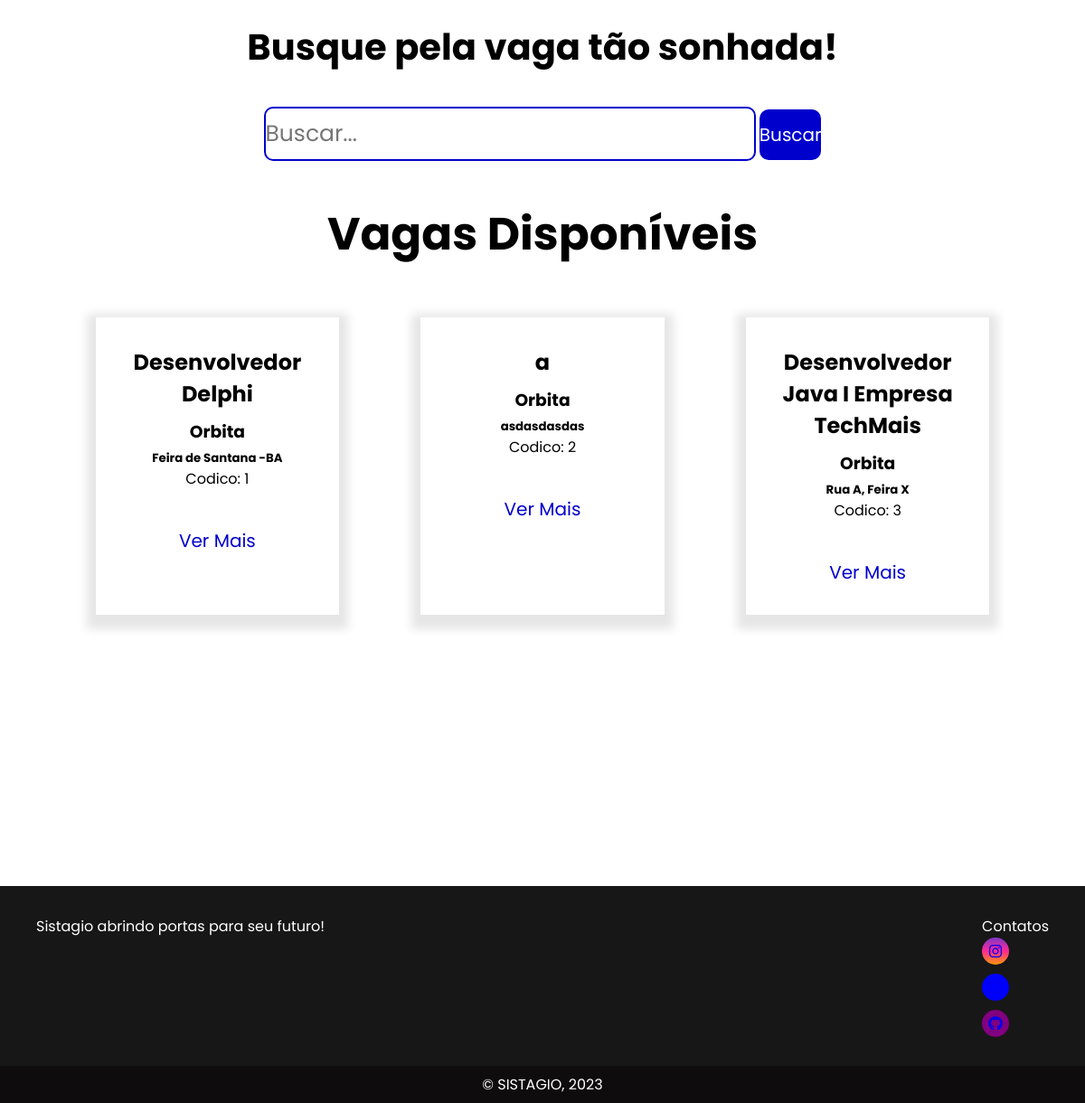
The page /vagas/ (signed in, lower part) on the database as committed earlier.
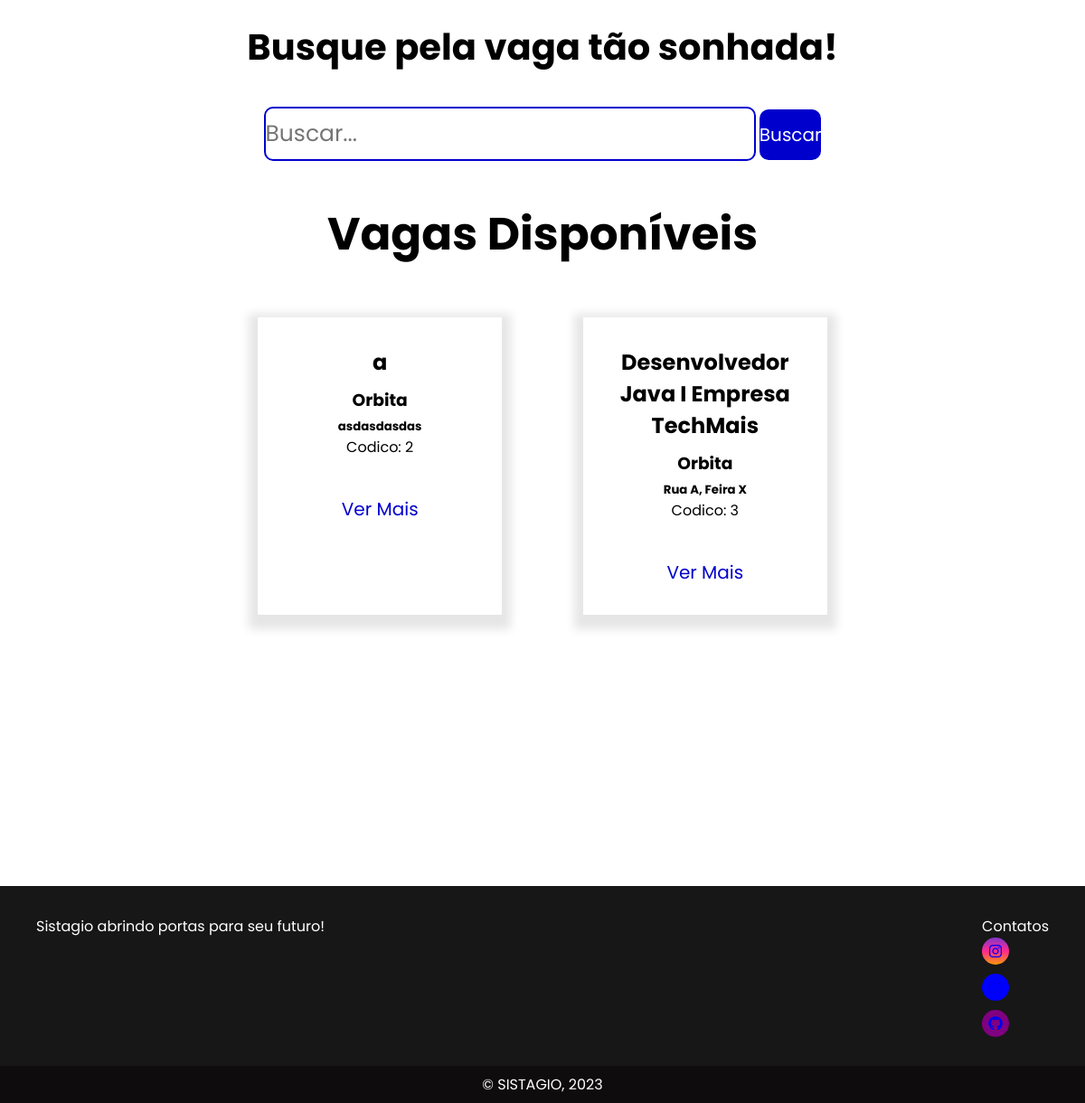
The same page on the database as committed later.
### post_vagas/models.py (models this page shows, shortened)
class PostVagas(models.Model):
    vag_cod = models.BigAutoField(primary_key=True)
    vag_usuario_fk = models.ForeignKey(User, on_delete=models.CASCADE)
    vag_nome = models.CharField(max_length=50,null=True,blank=True)
    vag_tell = models.CharField(max_length=50,null=True,blank=True)
    vag_email = models.EmailField(max_length=80,null=True,blank=True)
    vag_endereco = models.CharField(max_length=20,null=True,blank=True)
    vag_descricao = models.CharField(max_length=100,null=True,blank=True)
    vag_funcao = models.CharField(max_length=50,null=True,blank=True)
    vag_beneficio = models.CharField(max_length=100,null=True,blank=True)

### post_vagas/views.py (the view, shortened to what this page needs)
# urls.py: path('',views.ListaVagas.as_view(),name='homepage'),
class ListaVagas(View):
    template_name = 'post_vagas/vagas.html'
    def setup(self, *args, **kwargs):
        super().setup(*args, **kwargs)
        self.perfil = PerfilUser.objects.filter(per_pessoa_fk=self.request.user).first()
        self.contexto = {
            'perfilUsuario':self.perfil
        }
        if self.perfil.tipo != 'E':
            self.contexto['vagas'] = models.PostVagas.objects.all()
        else:
            alunos_perfil = PerfilUser.objects.filter(tipo="A")
            self.contexto['alunos_perfil'] = alunos_perfil
        self.page = render(self.request, self.template_name, self.contexto)
    def get(self, *args, **kwargs):
        return self.page

### post_vagas/templates/post_vagas/vagas.html (shortened to what this page needs)
{% extends 'base.html' %}
{% load static %}
{% block style %}
<link rel="stylesheet" href="{% static 'vagas.css'%}">{% endblock %}
{% block conteudo %}
{% include 'parcias/_header.html' %}
<main class="main">
    <form class="busca" method="POST" action="{% url 'post_vagas:homepage' %}">
        <div class="divBusca">
            <h1 class="titleBusca">{% if perfilUsuario.tipo == 'A' %}Busque pela vaga tão sonhada! {%else%}
                Busque por alunos!{%endif%} </h1>
            <div class="itensBusca">
                <input type="text" id="txtBusca" placeholder="Buscar..." value="{{busca}}" name="busca" />
                <button id="btnBusca">Buscar</button>
            </div>
        </div>
    </form>
    {% if perfilUsuario.tipo == 'A' %}
    <section class="vagas">
        <h1 class="title-container-vagas">Vagas Disponíveis</h1>
        <div class="containerVagas">
            {% for vaga in vagas %}
            <div class="box-vagas" id="urlRequisicao" data-url="{% url 'post_vagas:verificacao' %}">
                <div class="card-vagas">
                    <div class="itens-vagas">
                        <h2 class="vaga_name">{{ vaga.vag_nome}}</h2>
                        <h3 class="title-empresa">{{ vaga.vag_usuario_fk.first_name}}</h3>
                        <h5 class="endereco">{{ vaga.vag_endereco}}</h5>
                        <p>Codico: <vaga_codigo id="vaga_codigo">{{vaga.vag_cod}}</vaga_codigo>
                        </p>
                    </div>
                    <div class="itens-btn">
                        <a class=" btn-ver-mais {{vaga.vag_nome}}">Ver Mais</a>
                    </div>
                </div>
            </div>
            {% endfor %}
        </div>
    </section>
</main>
{%endif%}
{% include 'parcias/_footer.html'%}
{% endblock %}

Rows that differ between the two databases and show on the page:
removed PostVagas: vag_nome "Desenvolvedor Delphi", vag_usuario_fk.first_name "Orbita", vag_endereco "Feira de Santana -BA", vag_cod "1"
